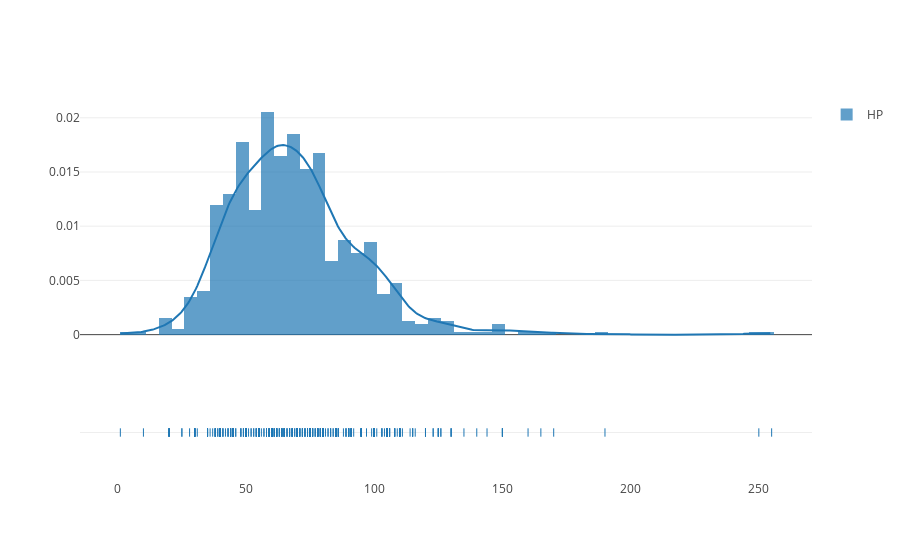

Notebook source saved alongside this figure:
### Markdown cell above
**1.1 Distplot of HP**

### Code cell
fig = ff.create_distplot([df.HP],['HP'],bin_size=5)
iplot(fig, filename='Basic Distplot')

### Figure 1 — Plotly figure (JSON) as saved in the notebook; plotly's stock layout.template omitted (floating-point values rounded to 4 significant figures; data arrays with more than 128 entries replaced by an {"elided": "..."} marker saying what was removed)
{"data": [{"autobinx": false, "histnorm": "probability density", "legendgroup": "HP", "marker": {"color": "rgb(31, 119, 180)"}, "name": "HP", "opacity": 0.7, "type": "histogram", "x": {"elided": "800 int values"}, "xaxis": "x1", "xbins": {"end": 255.0, "size": 5, "start": 1.0}, "yaxis": "y1"}, {"legendgroup": "HP", "marker": {"color": "rgb(31, 119, 180)"}, "mode": "lines", "name": "HP", "showlegend": false, "type": "scatter", "x": {"elided": "500 float values"}, "xaxis": "x1", "y": {"elided": "500 float values"}, "yaxis": "y1"}, {"legendgroup": "HP", "marker": {"color": "rgb(31, 119, 180)", "symbol": "line-ns-open"}, "mode": "markers", "name": "HP", "showlegend": false, "text": null, "type": "scatter", "x": {"elided": "800 int values"}, "xaxis": "x1", "y": {"elided": "800 str values"}, "yaxis": "y2"}], "layout": {"barmode": "overlay", "hovermode": "closest", "legend": {"traceorder": "reversed"}, "xaxis1": {"anchor": "y2", "domain": [0.0, 1.0], "zeroline": false}, "yaxis1": {"anchor": "free", "domain": [0.35, 1], "position": 0.0}, "yaxis2": {"anchor": "x1", "domain": [0, 0.25], "dtick": 1, "showticklabels": false}}}
